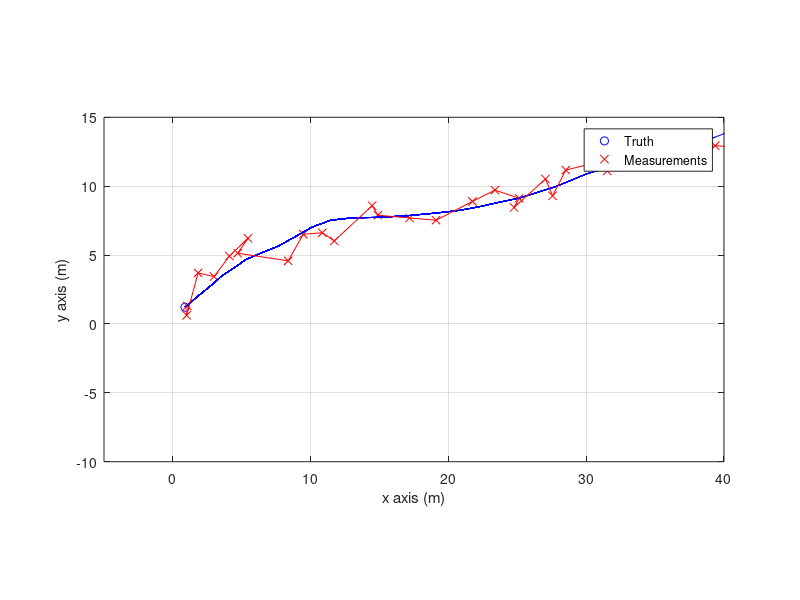
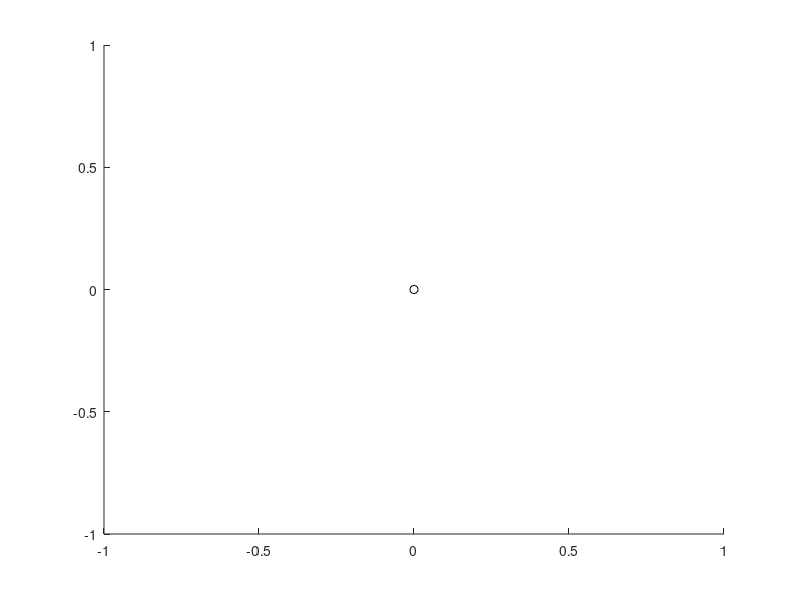

The MATLAB script that drew these images, in order: (Note: this script raises an error after producing the figures.)
%Author Angel Garcia-Fernandez
clear
randn('seed',12)
rand('seed',12)

mean_ini=[0,2,0,2]';
P_ini=diag([1 0.1 1 0.1]);
chol_ini=chol(P_ini)';

%Nearly constant velocity model
T=0.5;
F=[1 T 0 0;0 1 0 0; 0 0 1 T;0 0 0 1];
sigmaU=0.5;
Q=(sigmaU)^2*[T^3/3 T^2/2 0 0; T^2/2 T 0 0;0 0 T^3/3 T^2/2; 0 0 T^2/2 T];
chol_Q=chol(Q)';


%We measure position
H=[1, 0,0,0;
    0, 0,1,0];
R=0.5*diag([1,1]);
chol_R=chol(R)';

%Number of steps
Nsteps=30;


%Generation of the process
X_truth=zeros(4,Nsteps); %Components 1 and 3 denote position, 2 and 4 velocity
X_truth(:,1)=mean_ini+chol_ini*randn(4,1);
%Measurements
z_series=zeros(2,Nsteps);
z_series(:,1)=H*X_truth(:,1)+chol_R*randn(2,1);

figure(1)
clf
plot(X_truth(1,1),X_truth(3,1),'ob')
hold on
plot(z_series(1,1),z_series(2,1),'xr')

grid on
xlabel('x axis (m)')
ylabel('y axis (m)')
axis equal
axis([-5 40 -10 15])

for k=2:Nsteps
    
    %Truth
    X_truth(:,k)=F*X_truth(:,k-1)+chol_Q*randn(4,1);
    plot(X_truth(1,1:k),X_truth(3,1:k),'b')
    
    %Measurement
    z_series(:,k)=H*X_truth(:,k)+chol_R*randn(2,1);
    plot(z_series(1,k),z_series(2,k),'xr')
    %pause(0.5)
end
%pause
plot(z_series(1,:),z_series(2,:),'r')
hold off
legend('Truth','Measurements')





%%
%Kalman filter
x_k=mean_ini;
P_k=P_ini;

x_u_series=zeros(4,Nsteps);

figure(2)
hold on
plot(x_k(1),x_k(3),'oblack')
pellipse(x_k([1,3]),P_k([1,3],[1,3]),100,'black',4); %plot 2 sigma region
grid on
xlabel('x axis (m)')
ylabel('y axis (m)')
axis equal
axis([-5 40 -10 15])
hold off




for k=1:Nsteps
    %Update
    K_gain=P_k*H'/(H*P_k*H'+R);
    x_u=x_k+K_gain*(z_series(:,k)-H*x_k);
    P_u=P_k-K_gain*H*P_k;
    
    x_u_series(:,k)=x_u;
    
    figure(2)
    clf
    hold on
    plot(x_u(1),x_u(3),'oblack')
    pellipse(x_u([1,3]),P_u([1,3],[1,3]),100,'black',4);
    grid on
    xlabel('x axis (m)')
    ylabel('y axis (m)')
    axis equal
    axis([-5 40 -10 15])
    
    plot(x_u_series(1,1:k),x_u_series(3,1:k),'black')
    plot(X_truth(1,1:k),X_truth(3,1:k),'b')
    plot(z_series(1,1:k),z_series(2,1:k),'xr')
    plot(z_series(1,1:k),z_series(2,1:k),'r')
    hold off
    
    title('KF (black), Measurements (red), True (blue)')

    pause

    
    
    %Prediction
    
    x_k=F*x_u;
    P_k=F*P_u*F'+Q;
    
    
    figure(2)
    clf
    hold on
    plot(x_k(1),x_k(3),'og')
    pellipse(x_k([1,3]),P_k([1,3],[1,3]),100,'g',4);
    grid on
    xlabel('x axis (m)')
    ylabel('y axis (m)')
    axis equal
    axis([-5 40 -10 15])
    
    plot(x_u_series(1,1:k),x_u_series(3,1:k),'black')
    plot(X_truth(1,1:k),X_truth(3,1:k),'b')
    plot(z_series(1,1:k),z_series(2,1:k),'xr')
    plot(z_series(1,1:k),z_series(2,1:k),'r')
    
    hold off
    title('KF (black), Measurements (red), True (blue)')

    pause
   
    
    
end







